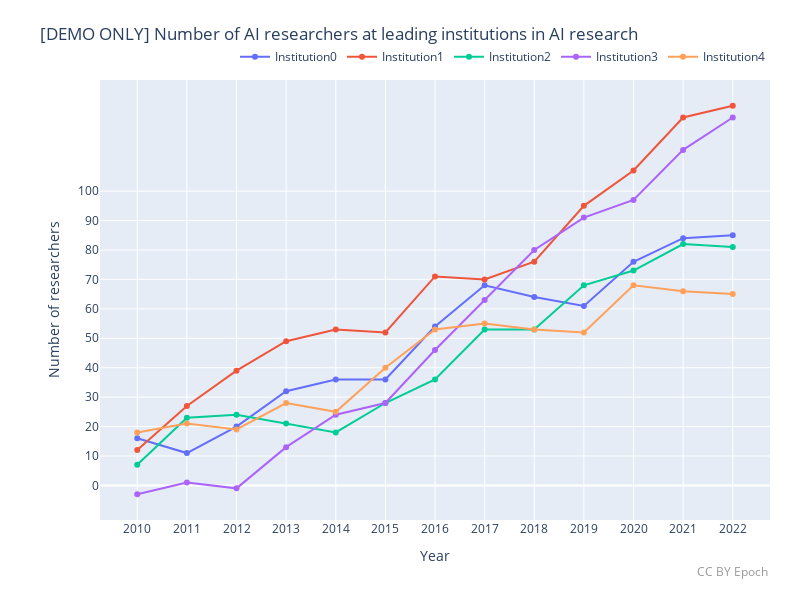

The code cell stored with this chart in its notebook:
### Markdown cell above
MVP goal: plot of the number of AI researchers at leading institutions in AI research (dummy example below)

### Code cell
dates = np.arange(2010, 2022 + 1)
num_institutions = 5

fig = go.Figure()
for i in range(num_institutions):
    fig.add_trace(
        go.Scatter(
            x=dates,
              y=np.cumsum(np.random.randint(-5, 20, size=13)),
                name=f"Institution{i}",
        ),
    )

## Plot layout

cost_ticks = np.arange(0, 101, 10)
cost_tick_text = [0, 10, 20, 30, 40, 50, 60, 70, 80, 90, 100]

set_default_fig_layout(fig, dates, dates, cost_ticks, cost_tick_text)

fig.update_layout(
    title='[DEMO ONLY] Number of AI researchers at leading institutions in AI research',
    xaxis_title='Year',
    yaxis_title='Number of researchers',
)

## Save plot
# fig.write_image(result_file_location + 'demo.png', scale=2)

## Show plot
fig.show()

### Figure 1 — Plotly figure (JSON) as saved in the notebook; plotly's stock layout.template omitted (floating-point values rounded to 4 significant figures)
{"data": [{"name": "Institution0", "type": "scatter", "x": [2010, 2011, 2012, 2013, 2014, 2015, 2016, 2017, 2018, 2019, 2020, 2021, 2022], "y": [16, 11, 20, 32, 36, 36, 54, 68, 64, 61, 76, 84, 85]}, {"name": "Institution1", "type": "scatter", "x": [2010, 2011, 2012, 2013, 2014, 2015, 2016, 2017, 2018, 2019, 2020, 2021, 2022], "y": [12, 27, 39, 49, 53, 52, 71, 70, 76, 95, 107, 125, 129]}, {"name": "Institution2", "type": "scatter", "x": [2010, 2011, 2012, 2013, 2014, 2015, 2016, 2017, 2018, 2019, 2020, 2021, 2022], "y": [7, 23, 24, 21, 18, 28, 36, 53, 53, 68, 73, 82, 81]}, {"name": "Institution3", "type": "scatter", "x": [2010, 2011, 2012, 2013, 2014, 2015, 2016, 2017, 2018, 2019, 2020, 2021, 2022], "y": [-3, 1, -1, 13, 24, 28, 46, 63, 80, 91, 97, 114, 125]}, {"name": "Institution4", "type": "scatter", "x": [2010, 2011, 2012, 2013, 2014, 2015, 2016, 2017, 2018, 2019, 2020, 2021, 2022], "y": [18, 21, 19, 28, 25, 40, 53, 55, 53, 52, 68, 66, 65]}], "layout": {"annotations": [{"font": {"color": "#999999", "size": 12}, "showarrow": false, "text": "CC BY Epoch", "x": 1, "xref": "paper", "y": -0.14, "yref": "paper"}], "autosize": false, "height": 600, "legend": {"orientation": "h", "x": 1, "xanchor": "right", "y": 1.02, "yanchor": "bottom"}, "margin": {"b": 80, "l": 100, "r": 30, "t": 80}, "title": {"text": "[DEMO ONLY] Number of AI researchers at leading institutions in AI research"}, "width": 800, "xaxis": {"tickmode": "array", "ticktext": [2010, 2011, 2012, 2013, 2014, 2015, 2016, 2017, 2018, 2019, 2020, 2021, 2022], "tickvals": [2010, 2011, 2012, 2013, 2014, 2015, 2016, 2017, 2018, 2019, 2020, 2021, 2022], "title": {"text": "Year"}}, "yaxis": {"tickmode": "array", "ticktext": [0, 10, 20, 30, 40, 50, 60, 70, 80, 90, 100], "tickvals": [0, 10, 20, 30, 40, 50, 60, 70, 80, 90, 100], "title": {"text": "Number of researchers"}}}}
